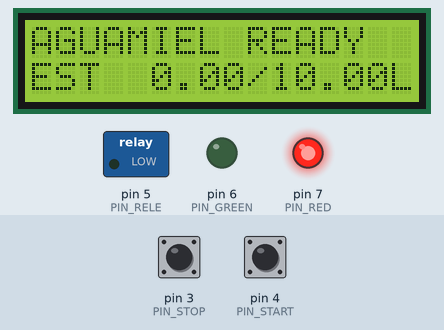
Simulated run of this sketch. Board: Arduino Nano, built with avr-gcc and run on an emulated ATmega328P. Parts: 16×2 character LCD, switched loads named in the sketch (green lamp = pin HIGH), output pins drawn as LEDs (lit = HIGH). Inputs (shaded band) come from the test bench; at power-on: pin 4 (PIN_START) HIGH, pin 3 (PIN_STOP) HIGH. What the sketch prints to the serial monitor is not drawn.

Above: at 1.2 s.
1.3 s: pin 4 (PIN_START) pulled LOW for 0.15 s
At 1.52 s:
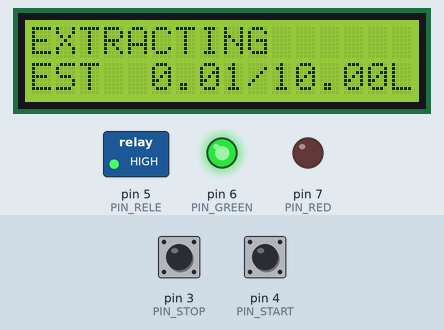
2.0 s: pin 3 (PIN_STOP) pulled LOW for 0.15 s
At 3.2 s:
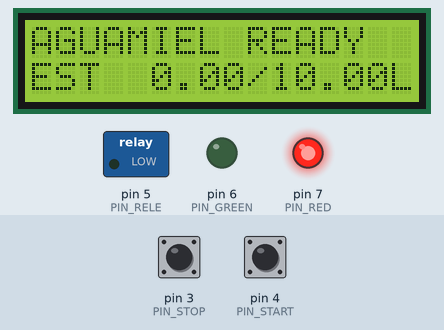
3.6 s: pin 4 (PIN_START) pulled LOW for 1 s
At 3.72 s:
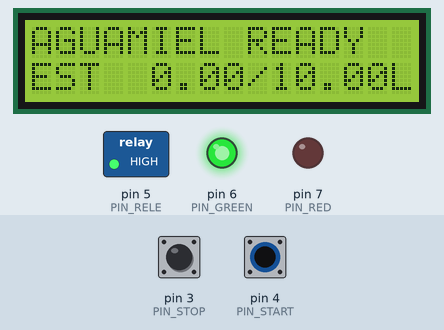
5.2 s: pin 3 (PIN_STOP) pulled LOW for 1 s
At 5.7 s:
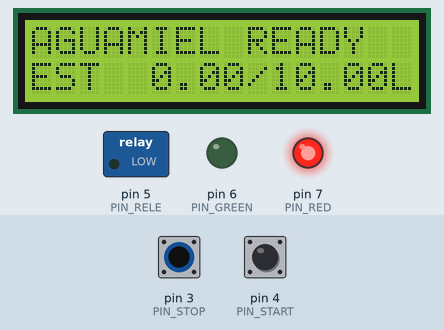
Timing chart, 0 to 8.2 s (numbered marks = the images above; inputs shaded):
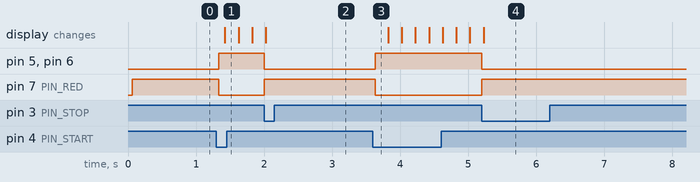

The sketch:

sketch.ino
```cpp
#include <Wire.h>
#include <LiquidCrystal_I2C.h>

// Extractor de aguamiel: D5 -> R1 (1 kohm) -> 2N2222 -> bobina del rele
// En Wokwi el modulo rele actua como sustituto DIGITAL de la etapa discreta.
// En el montaje REAL: rele de bobina desnuda 5V y diodo 1N4004 en antiparalelo.
const uint8_t PIN_STOP = 3;
const uint8_t PIN_START = 4;
const uint8_t PIN_RELE = 5; // Activo alto: HIGH = encender bomba
const uint8_t PIN_GREEN = 6;
const uint8_t PIN_RED = 7;

const float Q_L_MIN = 5.0f;
const float LIMITE_L = 10.0f;
const unsigned long DEBOUNCE_MS = 35;
const unsigned long LCD_INTERVAL_MS = 200;
LiquidCrystal_I2C lcd(0x27, 16, 2);

enum Estado { STANDBY, EXTRACTION, FULL_STOP };
Estado estado = STANDBY;
unsigned long ultimoTiempo = 0;
unsigned long ultimaPantalla = 0;
float litrosEstimados = 0.0f;

struct Boton {
  uint8_t pin;
  bool estable;
  bool previo;
  unsigned long cambio;
  Boton(uint8_t numeroPin) : pin(numeroPin), estable(HIGH), previo(HIGH), cambio(0) {}
};
Boton start(PIN_START);
Boton stop(PIN_STOP);

bool pulsacion(Boton &b, unsigned long ahora) {
  bool lectura = digitalRead(b.pin);
  if (lectura != b.previo) b.cambio = ahora;
  b.previo = lectura;
  if (ahora - b.cambio >= DEBOUNCE_MS && lectura != b.estable) {
    b.estable = lectura;
    return b.estable == LOW;
  }
  return false;
}

void actualizarSalidas() {
  bool activo = (estado == EXTRACTION);
  digitalWrite(PIN_RELE, activo ? HIGH : LOW);
  digitalWrite(PIN_GREEN, activo ? HIGH : LOW);
  digitalWrite(PIN_RED, activo ? LOW : HIGH);
}

void mostrarLCD() {
  lcd.setCursor(0, 0);
  if (estado == STANDBY) lcd.print("AGUAMIEL READY  ");
  else if (estado == EXTRACTION) lcd.print("EXTRACTING      ");
  else lcd.print("FULL / STOP     ");
  lcd.setCursor(0, 1);
  if (estado == FULL_STOP) lcd.print("REPLACE + START ");
  else {
    char texto[17];
    char volumen[8];
    dtostrf(litrosEstimados, 5, 2, volumen);
    snprintf(texto, sizeof(texto), "EST %s/10.00L", volumen);
    lcd.print(texto);
    int len = strlen(texto);
    while (len++ < 16) lcd.print(' ');
  }
}

void setup() {
  // Fail-safe: el control de bomba arranca en LOW
  digitalWrite(PIN_RELE, LOW);
  pinMode(PIN_RELE, OUTPUT);
  pinMode(PIN_GREEN, OUTPUT);
  pinMode(PIN_RED, OUTPUT);
  pinMode(PIN_START, INPUT_PULLUP);
  pinMode(PIN_STOP, INPUT_PULLUP);
  Serial.begin(115200);
  lcd.init(); lcd.backlight();
  ultimoTiempo = millis();
  actualizarSalidas();
  mostrarLCD();
  Serial.println(F("Extractor listo. START = D4; STOP = D3; transistor = D5"));
}

void loop() {
  unsigned long ahora = millis();
  bool startPulsado = pulsacion(start, ahora);
  bool stopPulsado = pulsacion(stop, ahora);
  bool stopPresionado = digitalRead(PIN_STOP) == LOW;

  // STOP domina START, incluso si ambos botones se pulsan simultaneamente
  if (stopPresionado || stopPulsado) {
    estado = STANDBY;
    litrosEstimados = 0.0f;
  } else if (startPulsado && estado != EXTRACTION) {
    litrosEstimados = 0.0f;
    estado = EXTRACTION;
  }

  unsigned long dt = ahora - ultimoTiempo;
  ultimoTiempo = ahora;
  if (estado == EXTRACTION) {
    litrosEstimados += Q_L_MIN * (dt / 60000.0f);
    if (litrosEstimados >= LIMITE_L) {
      litrosEstimados = LIMITE_L;
      estado = FULL_STOP;
      Serial.println(F("10 L estimados: bomba desactivada"));
    }
  }
  actualizarSalidas();
  if (ahora - ultimaPantalla >= LCD_INTERVAL_MS) {
    ultimaPantalla = ahora;
    mostrarLCD();
  }
}
```

Measured:
- after the input at 1.3 s, pin 5 (PIN_RELE), pin 6 (PIN_GREEN): LOW → HIGH at once; pin 7 (PIN_RED): HIGH → LOW at once; the display: changes after 0.13 s (image 1)
- after the input at 2.0 s, pin 5 (PIN_RELE), pin 6 (PIN_GREEN): HIGH → LOW at once; pin 7 (PIN_RED): LOW → HIGH at once; the display: changes at once (image 2)
- after the input at 3.6 s, pin 5 (PIN_RELE), pin 6 (PIN_GREEN): LOW → HIGH at once; pin 7 (PIN_RED): HIGH → LOW at once
- after the input at 5.2 s, pin 5 (PIN_RELE), pin 6 (PIN_GREEN): HIGH → LOW at once; pin 7 (PIN_RED): LOW → HIGH at once; the display: changes at once (image 4)
